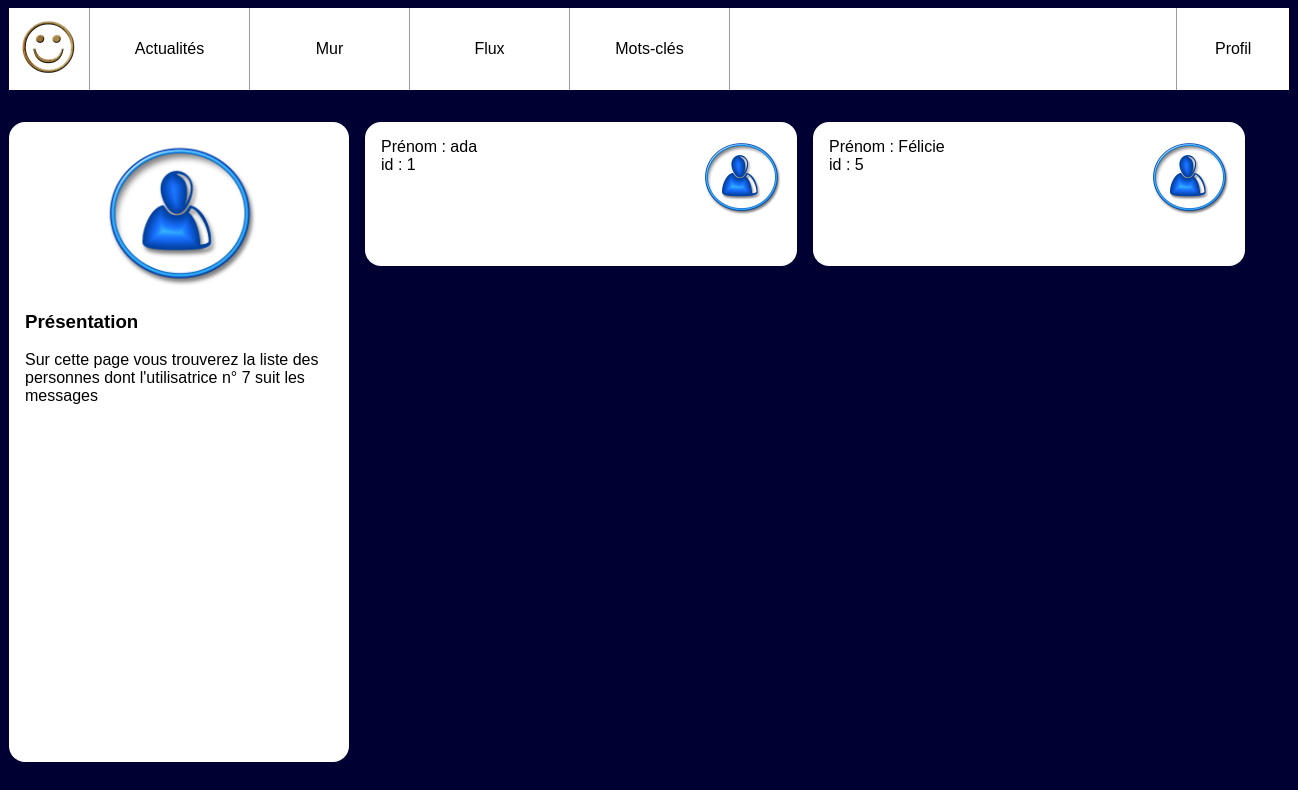
The app's page /subscriptions.php?user_id=7 with its own data.
### tables this page shows
CREATE TABLE IF NOT EXISTS `users` (
  `id` INT UNSIGNED NOT NULL AUTO_INCREMENT,
  `email` VARCHAR(255) NOT NULL,
  `password` VARCHAR(255) NOT NULL,
  `alias` VARCHAR(255) NOT NULL,
  PRIMARY KEY (`id`),
  UNIQUE INDEX `email_UNIQUE` (`email` ASC),
  UNIQUE INDEX `alias_UNIQUE` (`alias` ASC));

### subscriptions.php (the view, shortened to what this page needs)
<!doctype html>
<html lang="fr">
    <head>
        <link rel="stylesheet" href="style.css"/>
    </head>
    <body>
    <?php include 'navbar.php'?>
        <div id="wrapper">
            <aside>
                <img src="user.jpg" alt="Portrait de l'utilisatrice"/>
                <section>
                    <h3>Présentation</h3>
                    <p>Sur cette page vous trouverez la liste des personnes dont
                        l'utilisatrice
                        n° <?php echo intval($_GET['user_id']) ?>
                        suit les messages
                    </p>
                </section>
            </aside>
            <main class='contacts'>
                <?php
                $userId = intval($_GET['user_id']);
                include 'connexions2.php';
                $laQuestionEnSql = "
                    SELECT users.*
                    FROM followers
                    LEFT JOIN users ON users.id=followers.followed_user_id
                    WHERE followers.following_user_id='$userId'
                    GROUP BY users.id
                    ";
                $lesInformations = $mysqli->query($laQuestionEnSql);
                ?>
                <?php
                while ($post = $lesInformations->fetch_assoc()) {
                ?>
                <article>
                    <img src="user.jpg" alt="blason"/>
                    <h3>Prénom : <?php echo($post['alias']) ?></h3>
                    <p>id : <?php echo($post['id']) ?></p>
                </article>
                <?php } ?>
            </main>
        </div>
    </body>
</html>

### style.css (style rules this page uses)
body { background-color: #003; font-family: Arial; }
#wrapper { display:flex; width:80em; margin:0 auto 2em auto; }
#wrapper aside { background-color: #fff; flex:1; padding:1em; border-radius: 1em; }
#wrapper aside img { display: block; width:50%; margin:auto; }
#wrapper main { flex:3; padding-left:1em; height: 80vh; overflow-y: scroll; }
#wrapper main article { background-color: #fff; padding:1em; margin-bottom: 1em ; border-radius: 1em; }
#wrapper main article h3 { margin:0; padding:0; font-weight: normal; font-size:1em; }
#wrapper main article p { margin:0; }
.contacts { display:flex; flex-wrap: wrap; align-items:flex-start; align-content: flex-start ; }
.contacts article { width:25em; height:7em; margin-right: 1em; }
.contacts article img { float:right; height: 5em; }

### records on screen
users: alias "ada", id "1"
users: alias "Félicie", id "5"

### other values on screen
$_GET['user_id'] "7"
